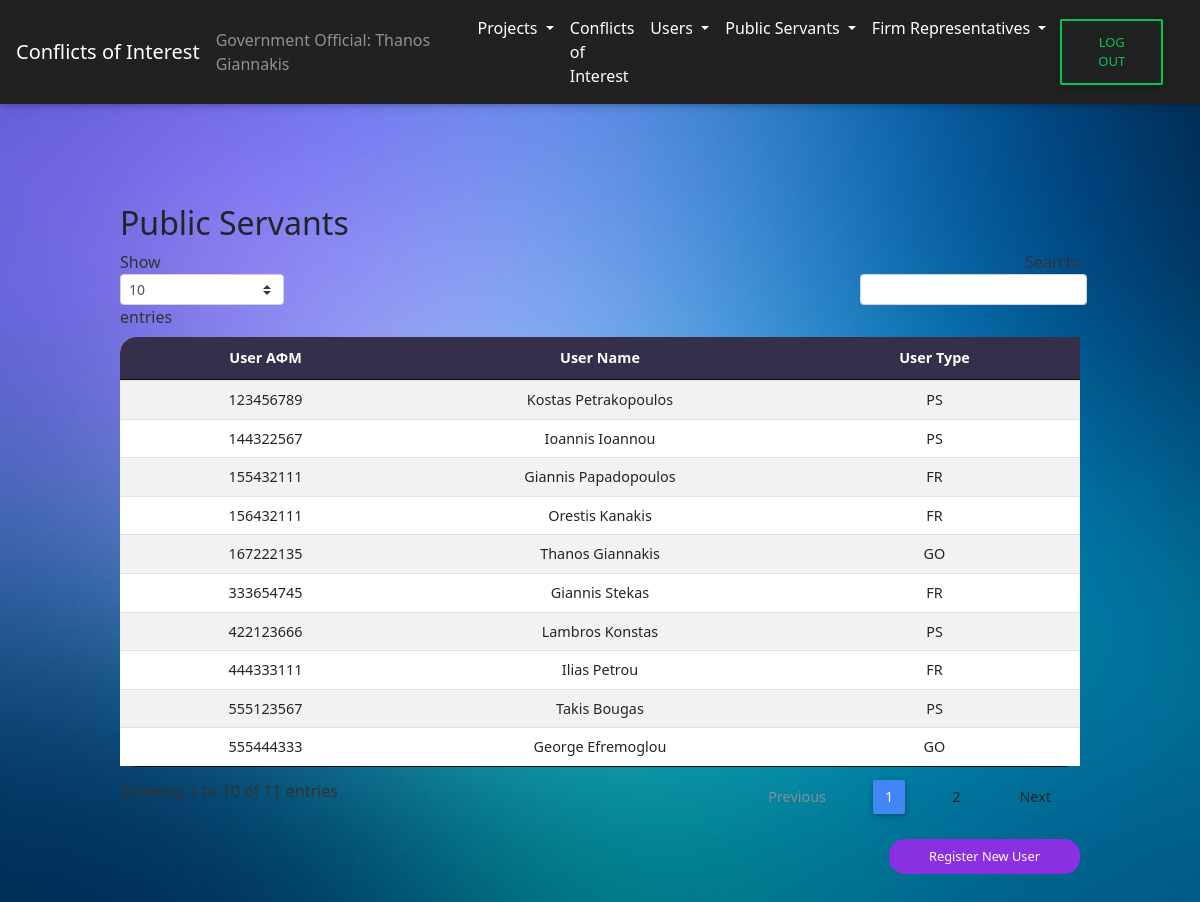
The app's page /CoI/view_users_GO.php (signed in) with its own data.
### tables this page shows
CREATE TABLE `users` (
  `AFM` int(11) NOT NULL,
  `name` varchar(50) NOT NULL,
  `password` varchar(255) NOT NULL,
  `user_type` varchar(2) NOT NULL,
  `created_at` datetime DEFAULT current_timestamp()
);

### CoI/view_users_GO.php (the view, shortened to what this page needs)
<?php include('header.php');
include('navbar_GO.php')
?>
<div id="Public Servants">
    <div class="wrapper-table">
        <div class="page-header clearfix">
            <h2 class="pull-left">Public Servants</h2>
        </div>
        <?php
        $sql = "SELECT * FROM users";
        if ($result = mysqli_query($conn, $sql)) {
            if (mysqli_num_rows($result) > 0) {
                echo  "<table id='users' class='table table-striped table-sm project-table' cellspacing='0' width='100%'>";
                echo "<thead>";
                echo "<tr>";
                echo "<th class='th-sm' id ='th-first' >User ΑΦΜ</th>";
                echo "<th class='th-sm'>User Name</th>";
                echo "<th class='th-sm'>User Type</th>";
                echo "</tr>";
                echo "</thead>";
                echo "<tbody>";
                while ($row = mysqli_fetch_array($result)) {
                    echo "<tr>";
                    echo "<td>" . $row['AFM'] . "</td>";
                    echo "<td>" . $row['name'] . "</td>";
                    echo "<td>" . $row['user_type'] . "</td>";
                    echo "</tr>";
                }
                echo "</table>";
            } else {
                echo "<p class='lead'><em>No records were found.</em></p>";
            }
        } else {
            echo "ERROR: Could not able to execute $sql. " . mysqli_error($conn);
        }
        echo "<a href='register.php' class='submit-button'>Register New User</a>";
        ?>
    </div>
</div>
</body>
<?php include('footer.php') ?>
</html>

### CoI/header.php (shortened to what this page needs)
<!DOCTYPE html>
<html lang="zxx">
    <head>
        <link rel="stylesheet" type="text/css" href="css/jquery.dataTables.min.css" />
        <link rel="stylesheet" href="css/bootstrap.min.css" type="text/css">
        <link rel="stylesheet" href="css/style.css" type="text/css">
        <link rel="stylesheet" href="css/mdb.min.css" type="text/css">
    </head>
<body>

### CoI/navbar_GO.php (shortened to what this page needs)
<?php include('header.php');
?>
<nav class="navbar navbar-expand-lg navbar-dark bg-dark">
    <a class="navbar-brand" href="#">Conflicts of Interest</a>
    <span class="navbar-text">
        Government Official:
        <?php echo $_SESSION["name"]; ?>
    </span>
    <div class="collapse navbar-collapse" id="navbarSupportedContent">
        <ul class="navbar-nav mr-auto">
            <li class="nav-item dropdown">
                <a class="nav-link dropdown-toggle" href="#" id="navbarDropdown" role="button" data-toggle="dropdown" aria-haspopup="true" aria-expanded="false">
                    Projects
                </a>
            </li>
            <li class="nav-item">
                <a class="nav-link" href="conflicts.php">Conflicts of Interest</a>
            </li>
            <li class="nav-item dropdown">
                <a class="nav-link dropdown-toggle" href="#" id="navbarDropdown" role="button" data-toggle="dropdown" aria-haspopup="true" aria-expanded="false">
                    Users
                </a>
            </li>
            <li class="nav-item dropdown">
                <a class="nav-link dropdown-toggle" href="#" id="navbarDropdown" role="button" data-toggle="dropdown" aria-haspopup="true" aria-expanded="false">
                    Public Servants
                </a>
            </li>
            <li class="nav-item dropdown">
                <a class="nav-link dropdown-toggle" href="#" id="navbarDropdown" role="button" data-toggle="dropdown" aria-haspopup="true" aria-expanded="false">
                    Firm Representatives
                </a>
            </li>
        </ul>
        <form class="form-inline my-2 my-lg-0" method="post" action="logout.php" id="logoutform">
            <button class="btn btn-outline-success my-2 my-sm-0" type="submit" id="logout-btn">Log Out</button>
        </form>
    </div>
</nav>

### CoI/footer.php (shortened to what this page needs)
</body>
</html>

### CoI/css/style.css (style rules this page uses)
html, * { padding: 0px; margin: 0px; font-family: Segoe UI; }
body { height: 100%; font-family: Segoe UI; }
body { background-image: url("../assets/Background.png"); background-size: cover; background-repeat: no-repeat; background-attachment: fixed; }
.wrapper-table { margin-top: 100px; margin-bottom: 100px; width: 80%; margin-left: auto; margin-right: auto; }
.project-table { border-radius: 1rem; background-color: white; text-align: center; }
th { background-color: #362F4B; border-color: black; color: white; }
#th-first { border-radius: 16px 0px 0px 0px; }
::placeholder { color: lightgray; }
.submit-button { border-radius: 1rem; border-width: 0; text-align: center; float: right; color: white; background-color: #8A30E1; padding: 8px; padding-right: 40px; padding-left: 40px; font-size: 80%; }
#logoutform { float:right; margin-right: 15px; }

### records on screen
users: AFM "123456789", name "Kostas Petrakopoulos", user_type "PS"
users: AFM "144322567", name "Ioannis Ioannou", user_type "PS"
users: AFM "155432111", name "Giannis Papadopoulos", user_type "FR"
users: AFM "156432111", name "Orestis Kanakis", user_type "FR"
users: AFM "167222135", name "Thanos Giannakis", user_type "GO"
users: AFM "333654745", name "Giannis Stekas", user_type "FR"
users: AFM "422123666", name "Lambros Konstas", user_type "PS"
users: AFM "444333111", name "Ilias Petrou", user_type "FR"
users: AFM "555123567", name "Takis Bougas", user_type "PS"
users: AFM "555444333", name "George Efremoglou", user_type "GO"

### other values on screen
$_SESSION["name"] "Thanos Giannakis"
